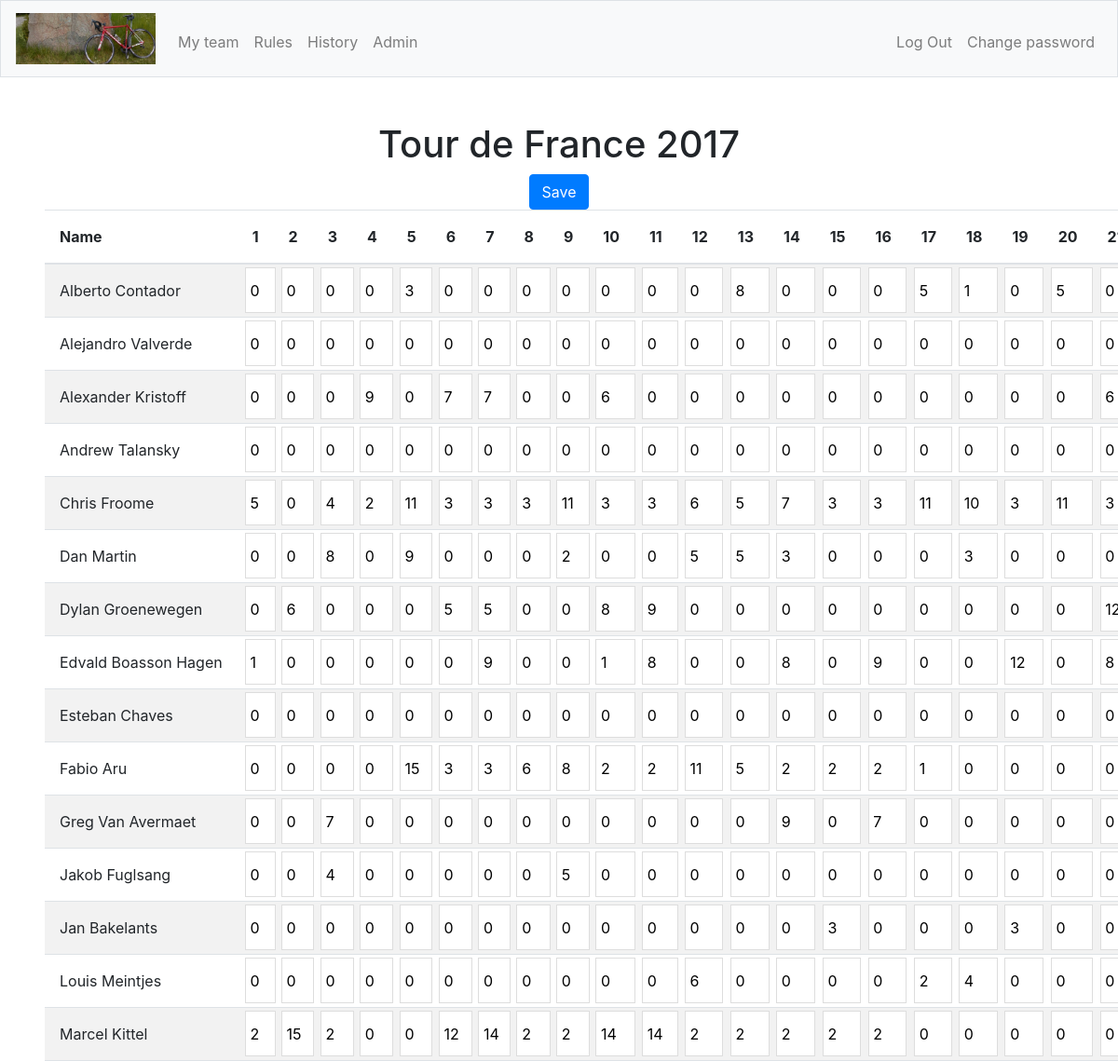
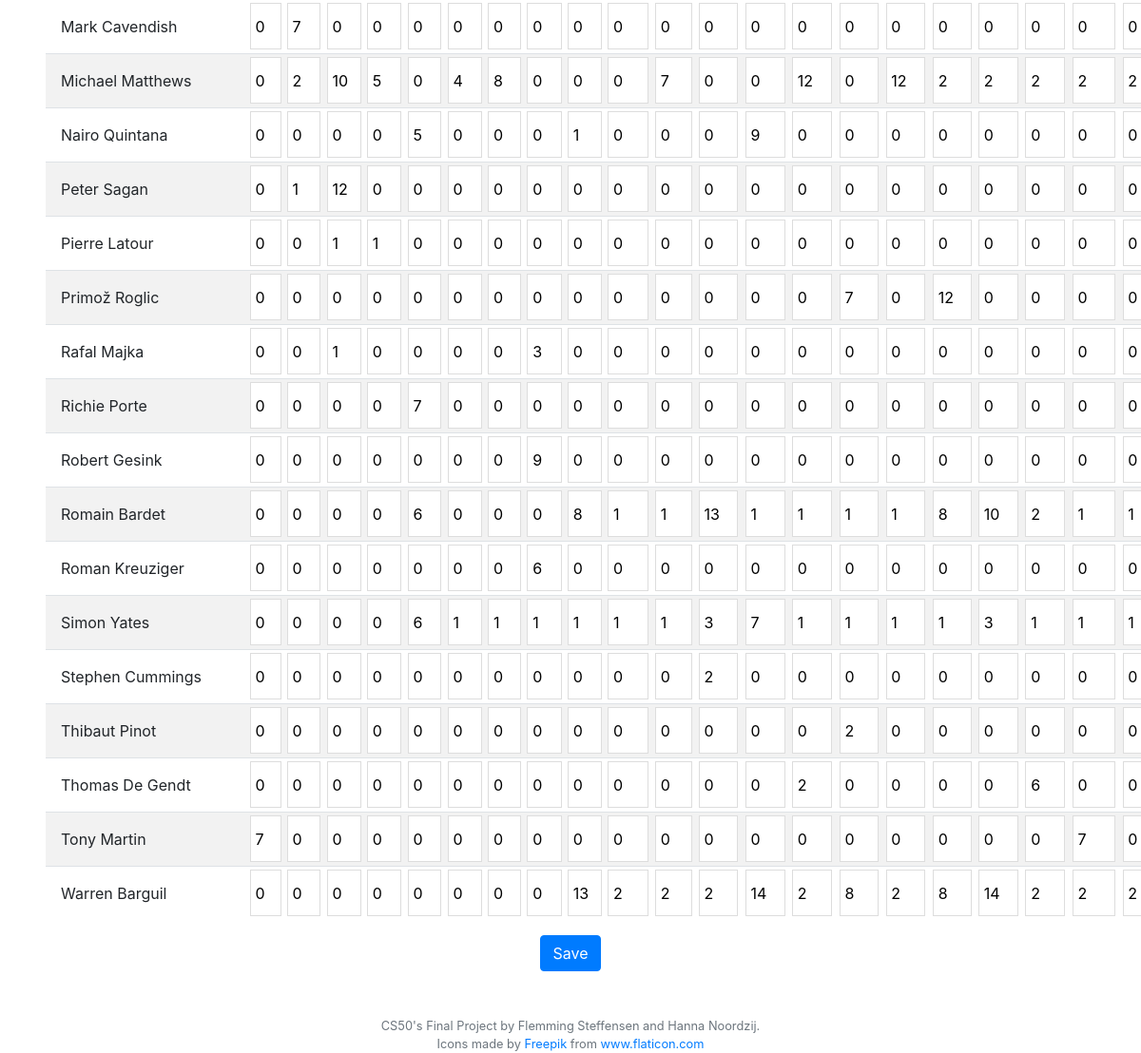
Screenshot of /points?activecomp=12 (signed in) with the database file from the repository (2 pictures, top to bottom).
### tables this page shows
CREATE TABLE "competitions" (
	"id"	INTEGER NOT NULL UNIQUE,
	"racetype_id"	INTEGER NOT NULL,
	"year"	TEXT NOT NULL,
	"startdate"	TEXT NOT NULL,
	"reg_active"	INTEGER NOT NULL,
	"reg_stop"	TEXT NOT NULL,
	"racedays"	INTEGER NOT NULL,
	"total_price"	INTEGER NOT NULL DEFAULT 0,
	PRIMARY KEY("id" AUTOINCREMENT),
	FOREIGN KEY("racetype_id") REFERENCES "racetypes"("id")
);

CREATE TABLE "points" (
	"id"	INTEGER NOT NULL UNIQUE,
	"rider_id"	INTEGER NOT NULL,
	"day1"	INTEGER DEFAULT 0,
	"day2"	INTEGER DEFAULT 0,
	"day3"	NUMERIC DEFAULT 0,
	"day4"	INTEGER DEFAULT 0,
	"day5"	INTEGER DEFAULT 0,
	"day6"	INTEGER DEFAULT 0,
	"day7"	INTEGER DEFAULT 0,
	"day8"	INTEGER DEFAULT 0,
	"day9"	INTEGER DEFAULT 0,
	"day10"	INTEGER DEFAULT 0,
	"day11"	INTEGER DEFAULT 0,
	"day12"	INTEGER DEFAULT 0,
	"day13"	INTEGER DEFAULT 0,
	"day14"	INTEGER DEFAULT 0,
	"day15"	INTEGER DEFAULT 0,
	"day16"	INTEGER DEFAULT 0,
	"day17"	INTEGER DEFAULT 0,
	"day18"	INTEGER DEFAULT 0,
	"day19"	INTEGER DEFAULT 0,
	"day20"	INTEGER DEFAULT 0,
	"day21"	INTEGER DEFAULT 0,
	"day22"	INTEGER DEFAULT 0,
	"day23"	INTEGER DEFAULT 0,
	"day24"	INTEGER DEFAULT 0,
	"day25"	INTEGER DEFAULT 0,
	"day26"	INTEGER DEFAULT 0,
	"day27"	INTEGER DEFAULT 0,
	"day28"	INTEGER DEFAULT 0,
	"day29"	INTEGER DEFAULT 0,
	"day30"	INTEGER DEFAULT 0,
	"final"	INTEGER DEFAULT 0,
	FOREIGN KEY("rider_id") REFERENCES "riders"("id"),
	PRIMARY KEY("id" AUTOINCREMENT)
);

CREATE TABLE "riders" (
	"id"	INTEGER NOT NULL UNIQUE,
	"comp_id"	INTEGER NOT NULL,
	"rider"	TEXT NOT NULL,
	"nationality"	TEXT NOT NULL,
	"rides_for"	TEXT NOT NULL,
	"price"	INTEGER NOT NULL DEFAULT 0,
	"DNF"	INTEGER NOT NULL DEFAULT 0,
	PRIMARY KEY("id" AUTOINCREMENT),
	FOREIGN KEY("comp_id") REFERENCES "competitions"("id")
);

### app.py (the view)
@app.route("/points")
@login_required
def points():
    role = getRole()
    compid = request.args.get('activecomp', None)
    comps = db.execute("SELECT id, racetype_id, year FROM competitions WHERE id = :compid", compid=compid)
    riderpoints = db.execute("SELECT ri.id, ri.rider, po.day1, po.day2, po.day3, po.day4, po.day5, po.day6, po.day7, po.day8, po.day9, po.day10, po.day11, po.day12, po.day13, po.day14, po.day15, po.day16, po.day17, po.day18, po.day19, po.day20, po.day21, po.day22, po.day23, po.day24, po.day25, po.day26, po.day27, po.day28, po.day29, po.day30, po.final FROM riders ri LEFT JOIN points po ON po.rider_id = ri.id WHERE ri.comp_id = :compid ORDER BY ri.rider ASC", compid=compid)
    daysInComp = db.execute("SELECT racedays FROM competitions WHERE id = :compid", compid=compid)
    return render_template("points.html", role=role, riderpoints=riderpoints, daysInComp=daysInComp, compid=compid, comps=comps)

### app.py (called while the page is built)
@app.after_request
def after_request(response):
    response.headers["Cache-Control"] = "no-cache, no-store, must-revalidate"
    response.headers["Expires"] = 0
    response.headers["Pragma"] = "no-cache"
    return response

### helpers.py (called while the page is built)
def login_required(f):
    @wraps(f)
    def decorated_function(*args, **kwargs):
        if session.get("user_id") is None:
            return redirect("/login")
        return f(*args, **kwargs)
    return decorated_function

def getRole():
    role = db.execute("SELECT role FROM users WHERE id = :userid", userid=session["user_id"])
    role2 = role[0]["role"]
    return role2

### templates/points.html (shortened to what this page needs)
{% extends "layout.html" %}
{% block adminNav %}
    {% if role == 2 %}
        <li class="nav-item"><a class="nav-link" href="/admin">Admin</a></li>
    {% endif %}
{% endblock %}
{% block main %}
    {% if daysInComp %}
        {% for comp in comps %}
            <div>
                {% if comp.racetype_id == 1 %}
                    <h1 class="">Tour de France {{comp.year}}</h1>
                {% elif comp.racetype_id == 2 %}
                    <h1 class="">Giro di Italia {{comp.year}}</h1>
                {% elif comp.racetype_id == 3 %}
                    <h1 class="">Vuelta Espana {{comp.year}}</h1>
                {% else %}
                    <h1 class="">Unknown competition</h1>
                {% endif %}
            </div>
        {% endfor %}
        <form id="updatePoints" action="/updatePoints" method="post">
            <button class="btn btn-primary" type="submit">Save</button>
            <table class="table table-striped table-sm ptable">
                <thead>
                    <tr>
                        <th class="pname">Name</th>
                        {% for number in range(daysInComp[0]["racedays"]) %}
                        <th>{{number + 1}}</th>
                        {% endfor %}
                    </tr>
                </thead>
                <tbody>
                    {% for rider in riderpoints %}
                        <tr>
                            <td class="pname" style="white-space: nowrap;">{{rider.rider}}</td>
                            {% for number in range(daysInComp[0]["racedays"]) %}
                            {% set day = "day" ~ (number+1)%}
                                {% if rider[day] %}
                                    <td><input class="points" type="number" name="{{rider.id}} {{number+1}}" value="{{rider[day]}}"></td>
                                {% else %}
                                    <td><input class="points" type="number" name="{{rider.id}} {{number+1}}" value="0"></td>
                                {% endif %}
                            {% endfor %}
                        </tr>
                    {% endfor %}
                </tbody>
            </table>
            <button class="btn btn-primary" type="submit">Save</button>
        </form>
    {% endif %}
{% endblock %}

### static/styles.css (style rules this page uses)
td { position: relative; }
input[type="number"].points, textarea { position: absolute; top: 0; bottom: 0; left: 0; right: 0; resize: none; width: 85%; padding: 0.3rem; margin: 0.2rem 0.5rem; border: 1px solid #ddd; }
.pname { text-align: left; }
.ptable.table-sm td, .ptable.table-sm th { padding: 1.0rem; }
input[type="number"] { -moz-appearance: textfield; }

### rows the page displays
competitions: year "2017"
points: rider "Alberto Contador", day5 "3" "8" "5" "1" "5"
points: rider "Alejandro Valverde"
points: rider "Alexander Kristoff", day4 "9" "7" "7" "6" "6"
points: rider "Andrew Talansky"
points: rider "Chris Froome", day1 "5" "4" "2" "11" "3" "3" "3" "11" "3" "3" "6" "5" "7" "3" "3" "11" "10" "3" "11" "3"
points: rider "Dan Martin", day3 "8" "9" "2" "5" "5" "3" "3"
points: rider "Dylan Groenewegen", day2 "6" "5" "5" "8" "9" "12"
points: rider "Edvald Boasson Hagen", day1 "1" "9" "1" "8" "8" "9" "12" "8"
points: rider "Esteban Chaves"
points: rider "Fabio Aru", day5 "15" "3" "3" "6" "8" "2" "2" "11" "5" "2" "2" "2" "1"
points: rider "Greg Van Avermaet", day3 "7" "9" "7"
points: rider "Jakob Fuglsang", day3 "4" "5"
points: rider "Jan Bakelants", day15 "3" "3"
points: rider "Louis Meintjes", day12 "6" "2" "4"
points: rider "Marcel Kittel", day1 "2" "15" "2" "12" "14" "2" "2" "14" "14" "2" "2" "2" "2" "2"
points: rider "Mark Cavendish", day2 "7"
points: rider "Michael Matthews", day2 "2" "10" "5" "4" "8" "7" "12" "12" "2" "2" "2" "2" "2"
points: rider "Nairo Quintana", day5 "5" "1" "9"
points: rider "Peter Sagan", day2 "1" "12"
points: rider "Pierre Latour", day3 "1" "1"
points: rider "Primož Roglic", day15 "7" "12"
points: rider "Rafal Majka", day3 "1" "3"
points: rider "Richie Porte", day5 "7"
points: rider "Robert Gesink", day8 "9"
points: rider "Romain Bardet", day5 "6" "8" "1" "1" "13" "1" "1" "1" "1" "8" "10" "2" "1" "1"
points: rider "Roman Kreuziger", day8 "6"
points: rider "Simon Yates", day5 "6" "1" "1" "1" "1" "1" "1" "3" "7" "1" "1" "1" "1" "3" "1" "1" "1"
points: rider "Stephen Cummings", day12 "2"
points: rider "Thibaut Pinot", day15 "2"
points: rider "Thomas De Gendt", day14 "2" "6"
points: rider "Tony Martin", day1 "7" "7"
points: rider "Warren Barguil", day9 "13" "2" "2" "2" "14" "2" "8" "2" "8" "14" "2" "2" "2"

### other values shown
{{ number + 1 }} "1" "2" "3" "4" "5" "6" "7" "8" "9" "10" "11" "12" "13" "14" "15" "16" "17" "18" "19" "20"
